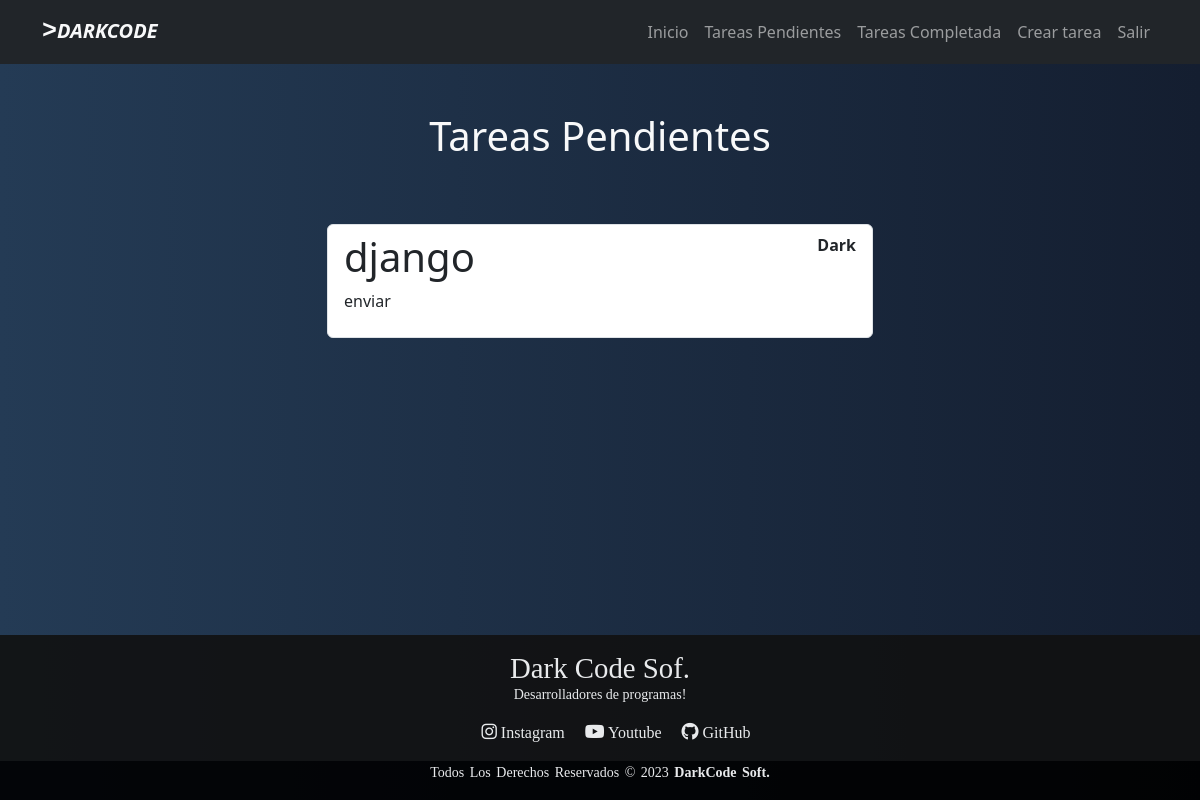
Page /tasks/ (signed in) on the committed database.
### tasks/models.py (models this page shows, shortened)
class Task(models.Model):
    title = models.CharField(max_length=100)
    description = models.TextField(blank = True)
    created = models.DateTimeField(auto_now_add=True)
    datecompleted = models.DateTimeField(null=True)
    important = models.BooleanField(default=False)
    user = models.ForeignKey(User, on_delete = models.CASCADE)

### tasks/views.py (the view)
# urls.py: path('tasks/', views.tasks, name = 'tasks'),
@login_required
def tasks(request):
    tasks = Task.objects.filter(user = request.user, datecompleted__isnull = True)
    return render(request,'tasks.html', {'tasks' : tasks})

### tasks/templates/tasks.html (shortened to what this page needs)
{% extends 'base.html' %}
{% block content %}
<main class="container">
        <div class="carta-transparente text-light">
            <h1 class="text-center py-5">Tareas Pendientes</h1>
        </div>
        <div class="row">
            <div class="col-md-6 offset-md-3 pt-2 pb-3">
                <ul class="list-group">
                    {% for task in tasks %}
                    <a class="list-group-item" href="{% url 'task_detail' task.id %}">
                            <header class="d-flex justify-content-between">
                                {% if task.important %}
                                <h1 class="">{{task.title}}</h1>
                                {% else %}
                                <h1 class="">{{task.title}}</h1>
                                {% endif %}
                                <p class="fw-bold">{{task.user.username}}</p>
                            </header>
                            <p>{{task.description}}</p>
                    </a>
                    {% endfor %}
                </ul>
            </div>
        </div>
</main>
{% endblock %}

### djangocrud/static/css/estilo1.css (style rules this page uses)
* { margin: 0; padding: 0; box-sizing: border-box; }
html,body { height: 100%; }
body { background: #141E30; background: -webkit-linear-gradient(to right, #243B55, #141E30); background: linear-gradient(to right, #243B55, #141E30); min-height: 100%; display: flex; flex-direction: column; }
.carta-transparente { background-color: transparent; border: none; box-shadow: none; }
main { flex: 1; min-height: calc(100%-80px); }

### rows in the picture
Task: title "django", user.username "Dark", description "enviar"
